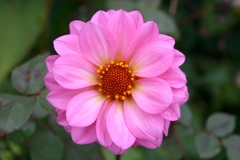
#> input picture flower.jpg, 240 x 160 px
$ python color.py
#> lines starting #> are read from the running program, lines starting #| are printed output that depends on the picture
#> further down, img is the input picture: shape (160, 240, 3); mean B, G, R 103, 88.9, 123.4
import cv2
import numpy as np
from pathlib import Path
from sys import argv, float_info
from math import radians, degrees, cos, acos, sqrt, pi
FILENAME="flower.jpg"
DRAW_DELAY=300
ANGLE=90
eps = float_info.epsilon

def rgb_to_hsi(img: np.ndarray) -> np.ndarray:
    B, G, R = [np.squeeze(x) for x in np.split(img, 3, axis=2)]
    b = B / (R + G + B + eps)
    g = G / (R + G + B + eps)
    r = R / (R + G + B + eps)
    n, m = b.shape
#> n = 160; m = 240
    h = np.zeros((n,m))
    s = np.zeros((n,m))
    for j in range(n):
        for k in range(m):
            b_t = b[j][k]
            g_t = g[j][k]
            r_t = r[j][k]
            h_t = np.arccos(
                0.5 * (r_t - g_t + r_t - b_t) /
                (sqrt(
                    (r_t - g_t) ** 2 +
                    (r_t - b_t) * (g_t - b_t)
                ) + eps)
            )
            if b_t <= g_t:
                h[j][k] = h_t
            else:
                h[j][k] = (2 * pi) - h_t
            s[j][k] = 1 - (3 * min(b_t, g_t, r_t))
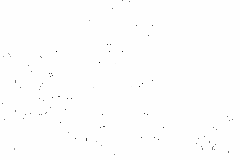
#> s: shape (160, 240) float64; min -1.86e+18, max 1, mean -3.01e+15; drawn with min black and max white
    i = (R + G + B) / (3 * 255)
    res = np.dstack([h,s,i])
    return res

# to check what order the colors are in
def leave_one(img: np.ndarray, leave=3) -> np.ndarray:
    b, g, r = [np.squeeze(x) for x in np.split(img, 3, axis=2)]
    b = np.zeros(b.shape) if not leave == 1 else b
    g = np.zeros(g.shape) if not leave == 2 else g
    r = np.zeros(r.shape) if not leave == 3 else r
    res = np.dstack([b,g,r])
    return res.astype(np.uint8)

# to check what order the colors are in
def leave_two(img: np.ndarray, leave=3) -> np.ndarray:
    b, g, r = [np.squeeze(x) for x in np.split(img, 3, axis=2)]
    b = np.zeros(b.shape) if leave == 1 else b
    g = np.zeros(g.shape) if leave == 2 else g
    r = np.zeros(r.shape) if leave == 3 else r
    res = np.dstack([b,g,r])
    return res.astype(np.uint8)


def proper_angle(radians):
    return degrees(radians) % 360

def hsi_to_rgb(img: np.ndarray) -> np.ndarray:
    h, s, i = [np.squeeze(x) for x in np.split(img, 3, axis=2)]
    n, m = h.shape
#> n = 160; m = 240
    x = i * (1-s)
    y = np.zeros((n,m))
    for j in range(n):
        for k in range(m):
            h_t = h[j][k]
            i_t = i[j][k]
            s_t = s[j][k]
            prop = proper_angle(h_t)
            if prop <= 120:
                #alpha = 0
                #beta = radians(60)
                h_t = h_t - radians(0)
            elif prop <= 240:
                #alpha = radians(120)
                #beta = radians(180)
                h_t = h_t - radians(120)
            else:
                #alpha = radians(240)
                #beta = radians(300)
                h_t = h_t - radians(240)
            #y[j][k] = i_t * ( 1 + (s_t * cos(h_t - alpha) / cos(beta - h_t)))
            y[j][k] = i_t * ( 1 + (s_t * cos(h_t) / cos(radians(60) - h_t)))
            #beta = pi / 3
            #y[j][k] = i_t * ( 1 + (s_t * cos(h_t) / cos(beta - h_t)))
    #y = i * (1 + (s * np.cos(h)) / (np.cos(np.pi / 3 - h)))
    z = 3 * i - (x + y)
    b = np.zeros((n,m))
    r = np.zeros((n,m))
    g = np.zeros((n,m))
    for j in range(n):
        for k in range(m):
            x_t = x[j][k]
            y_t = y[j][k]
            z_t = z[j][k]
            prop = proper_angle(h[j][k])
            if prop <= 120:
                l = [x_t, z_t, y_t]
            elif prop <= 240:
                l = [z_t, y_t, x_t]
            else:
                l = [y_t, x_t, z_t]
            b[j][k], g[j][k], r[j][k] = l
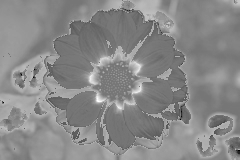
#> b: shape (160, 240) float64; min -0.659, max 0.761, mean 0.104; drawn with min black and max white
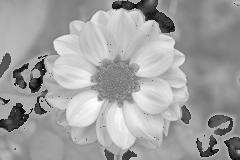
#> g: shape (160, 240) float64; min -0.643, max 0.82, mean 0.281; drawn with min black and max white
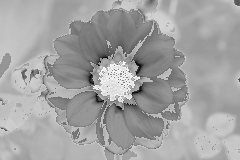
#> r: shape (160, 240) float64; min -1.08, max 0.733, mean 0.0782; drawn with min black and max white
    res = np.dstack([b,g,r])
    res = res * 255
    res = abs(res)
    return res.astype(np.uint8)


def hue_rotate(img: np.ndarray, degrees) -> np.ndarray:
#> called with degrees = 90
    r = radians(degrees)
    h, s, i = [np.squeeze(x) for x in np.split(img, 3, axis=2)]
    h = h + r
    rotated = np.dstack([h,s,i])
    return rotated


if __name__ == "__main__":
    path = Path(argv[1] if len(argv) > 1 else FILENAME)
    img = cv2.imread(path.as_posix(), flags=cv2.IMREAD_COLOR)
    angle = int(argv[2]) if len(argv) > 2 and argv[2].isdigit() else ANGLE

    hsi = rgb_to_hsi(img)
    bgr = hsi_to_rgb(hsi)
    rot = hue_rotate(hsi, angle)

    b = leave_one(img, 1)
#> in leave_one, `g = np.zeros(g.shape) if not leave == 2 else g`: g: shape (160, 240) float64; every value is 0
    g = leave_one(img, 2)
    r = leave_one(img, 3)
    br = leave_two(img, 2)
    hsi_b = rgb_to_hsi(br)
#> in rgb_to_hsi (call 2), `B, G, R = [np.squeeze(x) for x in np.split(img, 3, axis=2)]`: G: shape (160, 240); every value is 0
#> after the loop in rgb_to_hsi (call 2), `for j in range(n):`:
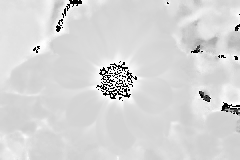
#> h: shape (160, 240) float64; min 2.11e-08, max 6.28, mean 5.29; drawn with min black and max white
#> after the loop in rgb_to_hsi (call 2), `for j in range(n):`: s: shape (160, 240) float64; every value is 1
    bgr_b = hsi_to_rgb(hsi_b)
#> after the loop in hsi_to_rgb (call 2), `for j in range(n):`:
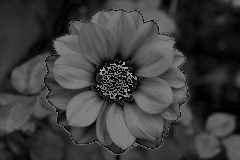
#> y: shape (160, 240) float64; min 0, max 0.792, mean 0.238
#> in hsi_to_rgb (call 2), `res = np.dstack([b,g,r])`:
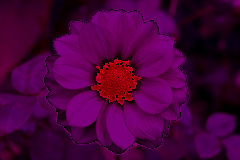
#> res: shape (160, 240, 3) float64; mean of channels 0, 1, 2 0.232, 1.64e-10, 0.283; drawn as B, G, R
    cv2.imshow("blue", b)
    cv2.imshow("green", g)
    cv2.imshow("red", r)
    cv2.imshow("red", br)
    cv2.imshow("rev", bgr)
    cv2.imshow("rev r", bgr_b)
    cv2.imshow("img", img)
    cv2.waitKey(0)
    cv2.destroyAllWindows()
